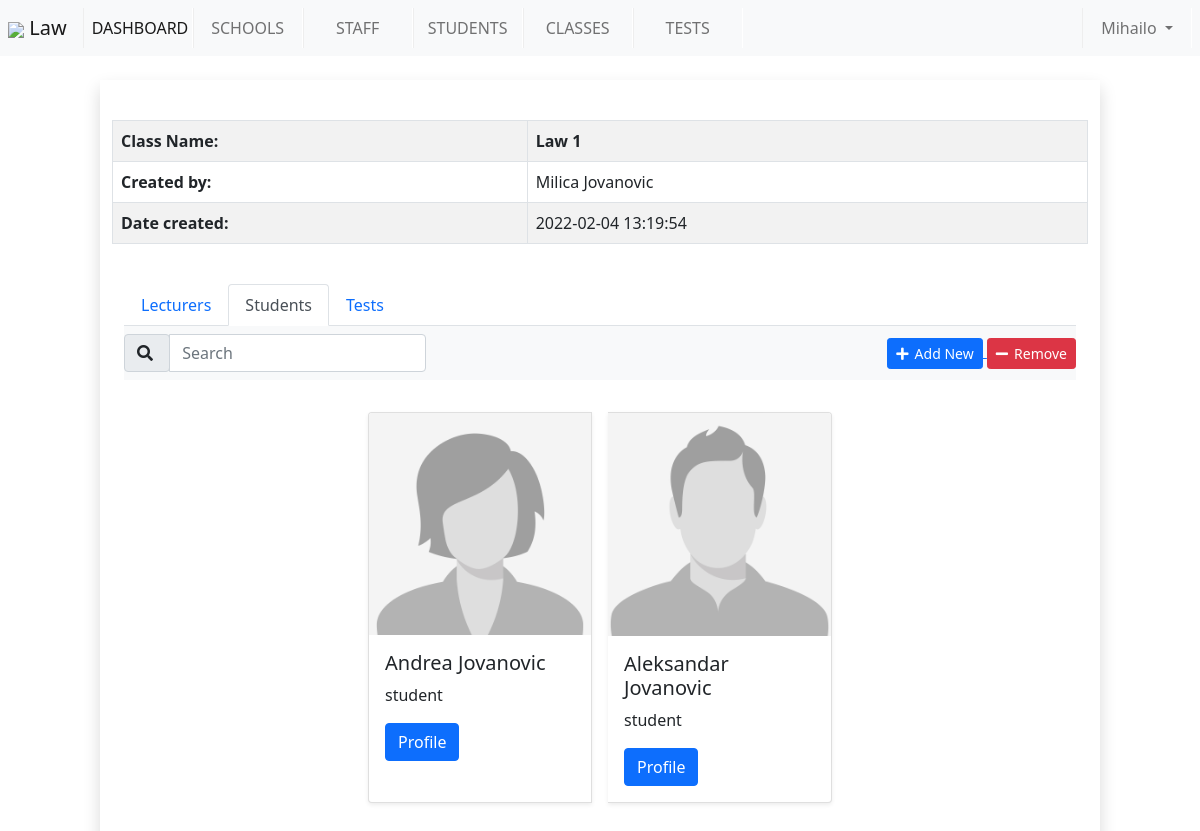
The page /single_class/students/13 (signed in) on the database its author committed.
### tables this page shows
CREATE TABLE `classes` (
  `class_id` int(11) NOT NULL,
  `class` varchar(30) NOT NULL,
  `user_id` int(11) NOT NULL,
  `school_id` int(11) NOT NULL,
  `date` datetime NOT NULL
);

CREATE TABLE `users` (
  `user_id` int(11) NOT NULL,
  `firstname` varchar(20) NOT NULL,
  `lastname` varchar(25) NOT NULL,
  `image` varchar(255) NOT NULL,
  `email` varchar(35) NOT NULL,
  `password` varchar(255) NOT NULL,
  `date` datetime NOT NULL,
  `gender` varchar(7) NOT NULL,
  `school_id` int(11) NOT NULL,
  `rank` varchar(20) NOT NULL
);

CREATE TABLE `class_students` (
  `class_students_id` int(11) NOT NULL,
  `user_id` int(11) NOT NULL,
  `class_id` int(11) NOT NULL,
  `school_id` int(11) NOT NULL,
  `date` datetime NOT NULL,
  `disabled` tinyint(1) NOT NULL
);

### app/controllers/Single_class.php (called while the page is built, shortened)
<?php
class Single_class extends Controller
{
    public function __construct()
    {
        $this->classModel = $this->model('ClassModel');
        $this->classStudentModel = $this->model('ClassStudent');
    }
    public function students($id)
    {
        $students = $this->classStudentModel->selectAll($id);
        $class = $this->classModel->getClassProfile($id);
        $page_tab = 'students';
        $data = [
            'class' => $class,
            'page_tab' => $page_tab,
            'students' => $students
        ];
        $this->view('single_class', $data);
    }
}

### app/libraries/Core.php (called while the page is built, shortened)
<?php
class Core
{
    private $currentMethod = 'index';
    public function __construct()
    {
        $url = $this->getUrl();
        if (@file_exists('../app/controllers/' . ucwords($url[0]) . '.php')) {
            unset($url[0]);
        }
        $this->currentController = new $this->currentController();
        if (isset($url[1])) {
            if (method_exists($this->currentController, $url[1])) {
                $this->currentMethod = $url[1];
                unset($url[1]);
            }
        }
        $this->params = $url ? array_values($url) : [];
        call_user_func_array([$this->currentController, $this->currentMethod], $this->params);
    }
    public function getUrl()
    {
        if (isset($_GET['url'])) {
            $url = rtrim($_GET['url'], '/');
            $url = filter_var($url, FILTER_SANITIZE_URL);
            $url = explode('/', $url);
            return $url;
        }
    }
}

### app/require.php (called while the page is built, shortened)
<?php
require_once '../app/helpers/session_helpers.php';
require_once '../app/libraries/Core.php';
require_once '../app/libraries/Controller.php';
require_once '../app/libraries/Database.php';
$init = new Core();

### public/index.php (called while the page is built)
<?php
require_once '../app/require.php';

### app/libraries/Database.php (called while the page is built)
<?php
class Database
{
    private $dbName = DBNAME;
    private $dbHost = DBHOST;
    private $dbUser = DBUSER;
    private $dbPass = DBPASS;
    private $dbHandler;
    public function __construct()
    {
        $con = 'mysql:host=' . $this->dbHost . ';dbname=' . $this->dbName;
        $options = [
            PDO::ATTR_PERSISTENT => true,
            PDO::ATTR_ERRMODE => PDO::ERRMODE_EXCEPTION
        ];
        try {
            $this->dbHandler = new PDO($con, $this->dbUser, $this->dbPass, $options);
        } catch (PDOException $e) {
            die('Connection problems: ' . $e->getMessage());
        }
    }
    public function query($sql)
    {
        return $this->dbHandler->prepare($sql);
    }
}

### app/models/ClassModel.php (called while the page is built, shortened)
<?php
class ClassModel
{
    private $db;
    public function __construct()
    {
        $this->db = new Database();
    }
    public function getClassProfile($id)
    {
        $stmt = $this->db->query("SELECT classes.class_id,classes.class,classes.date,users.firstname,users.lastname FROM classes JOIN users ON classes.user_id = users.user_id WHERE class_id = :id");
        $stmt->execute(array(
            ':id' => $id
        ));
        $class = $stmt->fetch(PDO::FETCH_OBJ);
        return $class;
    }
}

### app/helpers/session_helpers.php (called while the page is built, shortened)
<?php
function isLogged()
{
    if (isset($_SESSION['user'])) {
        return true;
    }
    return false;
}
function access($rank = 'student')
{
    $loggedUserRank = $_SESSION['user']->rank;
    $RANK['super_admin'] =  ['super_admin', 'admin', 'lecturer', 'reception', 'student'];
    $RANK['admin']       =  ['admin', 'lecturer', 'reception', 'student'];
    $RANK['lecturer']    =  ['lecturer', 'reception', 'student'];
    $RANK['reception']   =  ['reception', 'student'];
    $RANK['student']     =  ['student'];
    if (in_array($rank, $RANK[$loggedUserRank])) {
        return true;
    }
    return false;
}

### app/models/ClassStudent.php (called while the page is built, shortened)
<?php
class ClassStudent
{
    private $db;
    public function __construct()
    {
        $this->db = new Database();
    }
    public function selectAll($id)
    {
        $stmt = $this->db->query("SELECT class_students.date,class_students.disabled,users.firstname,users.lastname,users.gender,users.rank,users.user_id,classes.class,schools.school FROM class_students JOIN users JOIN classes JOIN schools ON class_students.user_id = users.user_id AND class_students.class_id = classes.class_id AND class_students.school_id = schools.school_id WHERE class_students.class_id = :id AND class_students.disabled = 0");
        $stmt->execute(array(
            ':id' => $id
        ));
        $students = $stmt->fetchAll(PDO::FETCH_OBJ);
        return $students;
    }
}

### app/views/class-tab-students.view.php (the view)
<nav class="navbar navbar-light bg-light">
    <form class="form-inline">
        <div class="input-group">
            <div class="input-group-prepend">
                <span class="input-group-text" id="basic-addon1"><i class="fa fa-search"></i>&nbsp</span>
            </div>
            <input type="text" class="form-control" placeholder="Search" aria-label="Search" aria-describedby="basic-addon1">
        </div>
    </form>
    <div>
        <?php if (access('lecturer')) : ?>
            <a href="<?= URLROOT . '/single_class/studentadd/' . $class->class_id  ?>">
                <button class="btn btn-sm btn-primary"><i class="fas fa-plus"></i>Add New</button>
            </a>
            <a href="<?= URLROOT . '/single_class/studentremove/' . $class->class_id  ?>">
                <button class="btn btn-sm btn-danger"><i class="fas fa-minus"></i>Remove</button>
            </a>
        <?php endif; ?>
    </div>
</nav>
<div class="card-group justify-content-center my-4">
    <?php if ($students) : ?>
        <?php foreach ($students as $student) : ?>
            <div class="card m-2 shadow-sm" style="max-width: 14rem;min-width: 14rem;">
                <?php if ($student->gender == 'female') : ?>
                    <img src="<?= PUBROOT ?>/assets/user_female.jpg" class="card-img-top " alt="Card image cap">
                <?php else : ?>
                    <img src="<?= PUBROOT ?>/assets/user_male.jpg" class="card-img-top " alt="Card image cap">
                <?php endif; ?>
                <div class="card-body">
                    <h5 class="card-title"><?= $student->firstname ?> <?= $student->lastname ?></h5>
                    <p class="card-text"><?= str_replace("_", " ", $student->rank) ?></p>
                    <a href="<?= URLROOT ?>/profile/<?= $student->user_id; ?>" class="btn btn-primary">Profile</a>
                </div>
            </div>
        <?php endforeach; ?>
    <?php else : ?>
        <h5>There is no students at this moment!</h5>
    <?php endif; ?>
</div>

### app/views/single_class.view.php (shortened to what this page needs)
<?php require_once APPROOT . '/views/includes/head.php'; ?>
<?php require_once APPROOT . '/views/includes/nav.php'; ?>
<div class="container-fluid p-4 shadow mx-auto my-4" style="max-width: 1000px;">
    <div class="row">
        <table class="table table-hover table-striped table-bordered">
            <tr>
                <th>Class Name:</th>
                <th><?= $class->class; ?></th>
            </tr>
            <tr>
                <th>Created by:</th>
                <td><?= $class->firstname . " " . $class->lastname; ?></td>
            </tr>
            <tr>
                <th>Date created:</th>
                <td><?= $class->date; ?></td>
            </tr>
        </table>
    </div>
    <br>
    <ul class="nav nav-tabs">
        <li class="nav-item">
            <a class="nav-link <?= $page_tab == 'lecturers' ? 'active' : '' ?>" href="<?= URLROOT . '/single_class/' . $class->class_id ?>">Lecturers</a>
        </li>
        <li class="nav-item">
            <a class="nav-link <?= $page_tab == 'students' ? 'active' : '' ?>" href="<?= URLROOT . '/single_class/students/' . $class->class_id ?>">Students</a>
        </li>
        <li class="nav-item">
            <a class="nav-link <?= $page_tab == 'tests' ? 'active' : '' ?>" href="<?= URLROOT . '/single_class/tests/' . $class->class_id ?>">Tests</a>
        </li>
    </ul>
    <?php
    switch ($page_tab) {
        case 'students':
            include(view_path('class-tab-students'));
            break;
    }
    ?>
</div>
<?php require_once APPROOT . '/views/includes/footer.php'; ?>

### app/views/includes/head.php (style rules this page uses)
.fas { margin-right: 6px; }

### rows shown on the page
classes: class "Law 1", user.firstname "Milica", user.lastname "Jovanovic", date "2022-02-04 13:19:54"
class_students: user.firstname "Andrea", user.lastname "Jovanovic", user.rank "student"
class_students: user.firstname "Aleksandar", user.lastname "Jovanovic", user.rank "student"

### other values the page prints
$_SESSION['user']->school "Law"
$_SESSION['user']->firstname "Mihailo"
